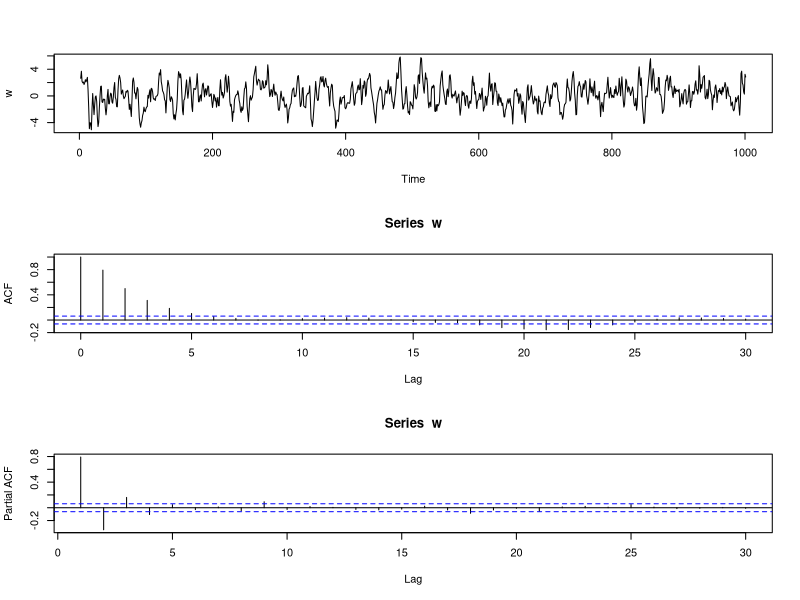
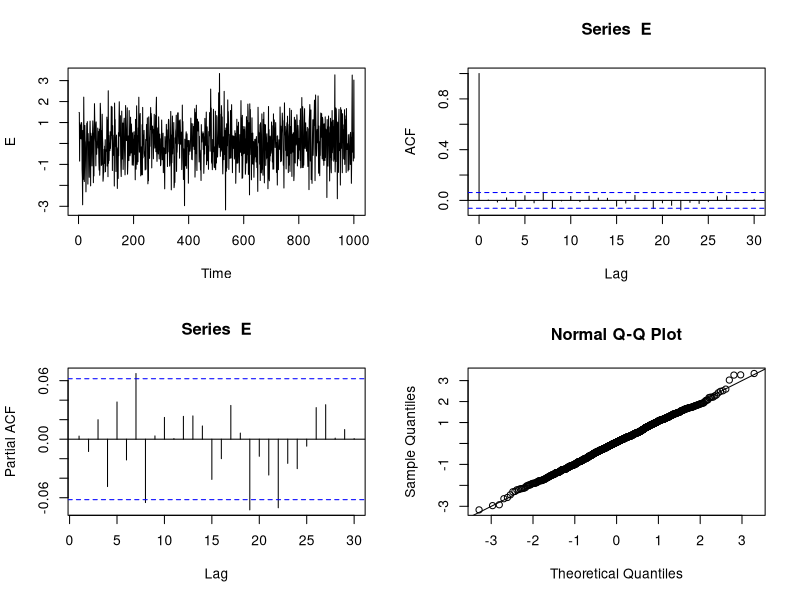
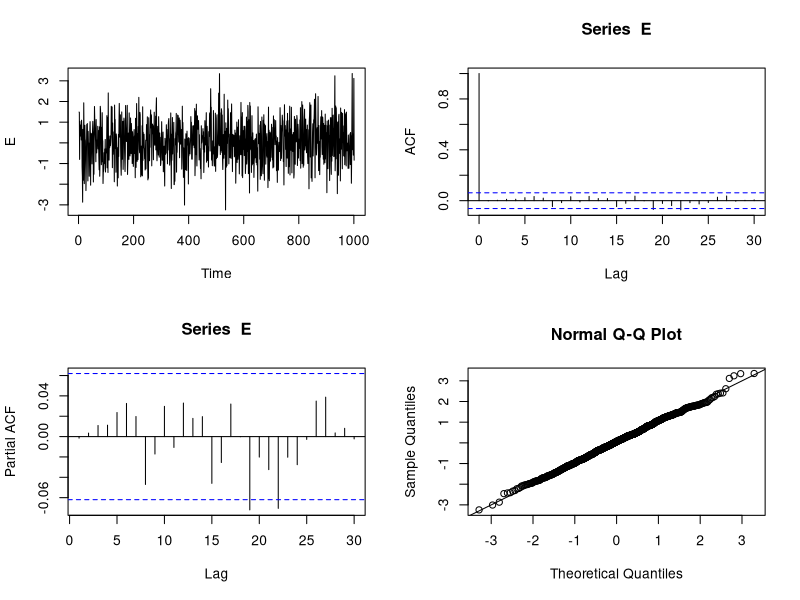
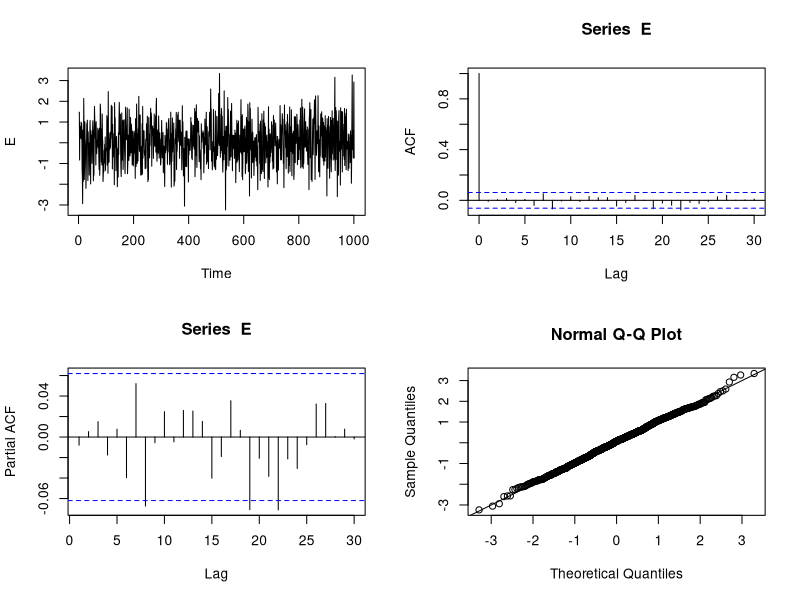

These charts were generated, in order, by the following R code:

####################################################################
#########   Adequação de modelos ARIMA(p,d,q)          #############
####################################################################

## simulando ARIMA(1,1,1)
x <- arima.sim(n = 1000, model=list(order=c(1,1,1), ar = 0.6, ma = 0.5))

## testando número de diferenças necessárias
require(forecast)
d <- ndiffs(x, alpha = 0.05)

## série diferenciada
w <- diff(x, differences = d )

## correlações da série estacionária {w_t}
par(mfrow=c(3,1))
plot.ts(w)
print( acf(w))
print( pacf(w))


require(tseries) ## para usar a função kpss.test()


#################################################
### verificando um modelo AR(p) para {w_t}  #####
#################################################
fit.ar <- arima(w, order=c(4,0,0), include.mean = FALSE)

E <- fit.ar$residuals

## análise visual
windows()
par(mfrow=c(2,2))
plot(E)
acf(E)
pacf(E)
qqnorm(E)
abline(0,1)

## testes estatisticos
# Estacionaridade
kpss.test(E) # hipótese nula: série estacionária
# independencia
Box.test(E, lag = 20, type ="Ljung-Box", fitdf = 4) ## use fitdf=p+q
# normalidade
shapiro.test(E)



#################################################
#### verificando um modelo MA(q) para {w_t} #####
#################################################
fit.ma <- arima(w, order=c(0,0,6), include.mean = FALSE)

E <- fit.ma$residuals

## análise visual
windows()
par(mfrow=c(2,2))
plot(E)
acf(E)
pacf(E)
qqnorm(E)
abline(0,1)

## testes estatisticos
# Estacionaridade
kpss.test(E) # hipótese nula: série estacionária
# independencia
Box.test(E, lag = 20, type ="Ljung-Box", fitdf = 6) ## use fitdf=p+q
# normalidade
shapiro.test(E)



#################################################
### verificando um modelo ARMA(1,1) para {w_t} ##
#################################################
fit.arma <- arima(w, order=c(1,0,1), include.mean = FALSE)

E <- fit.arma$residuals

## análise visual
windows()
par(mfrow=c(2,2))
plot(E)
acf(E)
pacf(E)
qqnorm(E)
abline(0,1)

## testes estatisticos
# Estacionaridade
kpss.test(E) # hipótese nula: série estacionária
# independencia
Box.test(E, lag = 20, type ="Ljung-Box", fitdf = 2) ## use fitdf=p+q
# normalidade
shapiro.test(E)




##################################################
### Comparando os modelos                      ###
##################################################
fit.ar
fit.ma
fit.arma


